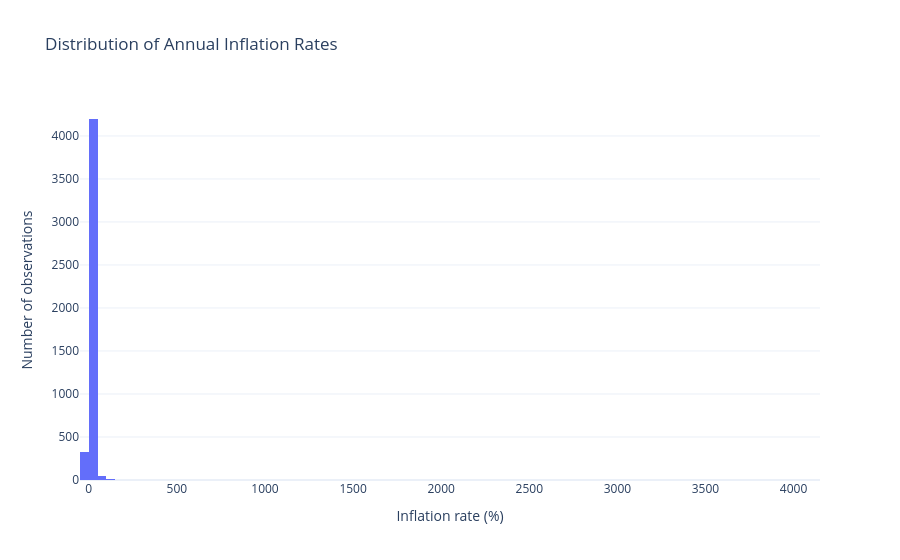

This figure's notebook cell:
### Markdown cell above
## Question 2: What is the distribution of inflation across country year observations?

I first visualize the original annual inflation percentages. This allows me to determine whether extreme observations affect the readability and shape of the distribution.

### Code cell
fig = px.histogram(
    df,
    x="inflation",
    nbins=100,
    title="Distribution of Annual Inflation Rates",
    labels={
        "inflation": "Inflation rate (%)"
    }
)

fig.update_layout(
    yaxis_title="Number of observations",
    showlegend=False
)

fig.show()

### Figure 1 — Plotly figure (JSON) as saved in the notebook; plotly's stock layout.template omitted (floating-point values rounded to 4 significant figures; data arrays with more than 128 entries replaced by an {"elided": "..."} marker saying what was removed)
{"data": [{"bingroup": "x", "hovertemplate": "Inflation rate (%)=%{x}<br>count=%{y}<extra></extra>", "legendgroup": "", "marker": {"color": "#636efa", "pattern": {"shape": ""}}, "name": "", "nbinsx": 100, "orientation": "v", "showlegend": false, "type": "histogram", "x": {"elided": "4585 float values"}, "xaxis": "x", "yaxis": "y"}], "layout": {"barmode": "relative", "legend": {"tracegroupgap": 0}, "showlegend": false, "title": {"text": "Distribution of Annual Inflation Rates"}, "xaxis": {"anchor": "y", "domain": [0, 1], "title": {"text": "Inflation rate (%)"}}, "yaxis": {"anchor": "x", "domain": [0, 1], "title": {"text": "Number of observations"}}}}
